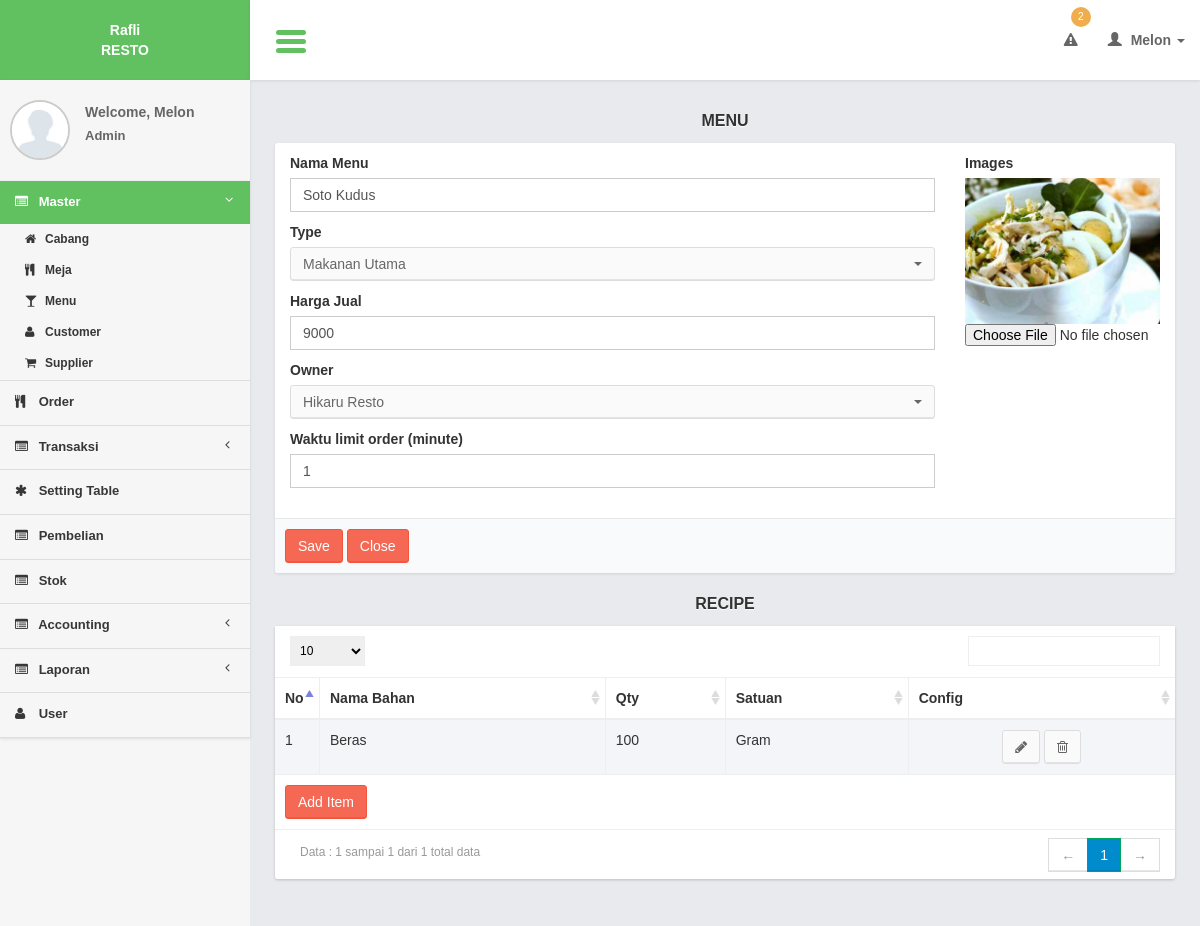
Page /controllers/menu.php?page=form&id=1 (signed in) on the committed database.
### tables this page shows
CREATE TABLE `menus` (
  `menu_id` int(11) NOT NULL,
  `menu_type_id` int(11) NOT NULL,
  `menu_name` varchar(100) NOT NULL,
  `menu_original_price` int(11) NOT NULL,
  `menu_margin_price` int(11) NOT NULL,
  `menu_price` int(11) NOT NULL,
  `menu_img` text NOT NULL,
  `partner_id` int(11) NOT NULL,
  `out_time` varchar(10) NOT NULL
);

CREATE TABLE `menu_types` (
  `menu_type_id` int(11) NOT NULL,
  `menu_type_name` varchar(100) NOT NULL
);

CREATE TABLE `partners` (
  `partner_id` int(11) NOT NULL,
  `partner_name` varchar(100) NOT NULL
);

CREATE TABLE `menu_recipes` (
  `menu_recipe_id` int(11) NOT NULL,
  `menu_id` int(11) NOT NULL,
  `item_id` int(11) NOT NULL,
  `item_qty` int(11) NOT NULL
);

CREATE TABLE `items` (
  `item_id` int(11) NOT NULL,
  `item_name` varchar(100) NOT NULL,
  `unit_id` int(11) NOT NULL,
  `item_limit` int(11) NOT NULL
);

CREATE TABLE `units` (
  `unit_id` int(11) NOT NULL,
  `unit_name` varchar(20) NOT NULL
);

### models/menu_model.php (called while the page is built, shortened)
<?php
function select_menu_type(){
	$query = mysql_query("select * from menu_types order by menu_type_id");
	return $query;
}
function select_partner(){
	$query = mysql_query("select * from partners order by partner_id");
	return $query;
}
function select_recipe($menu_id){
	$query = mysql_query("select a.*, b.item_name, c.unit_name
							from menu_recipes a
							join items b on b.item_id = a.item_id
							join units c on c.unit_id = b.unit_id
							where menu_id = $menu_id order by menu_recipe_id");
	return $query;
}
function read_id($id){
	$query = mysql_query("select *
			from menus
			where menu_id = '$id'");
	$result = mysql_fetch_object($query);
	return $result;
}
?>

### views/menu/form.php (the view, shortened to what this page needs)
           <section class="content">
               <div class="row">
                   <div class="col-md-12">
                     <div class="title_page"> <?= $title ?></div>
                        <form action="<?= $action?>" method="post" enctype="multipart/form-data" role="form">
                       <div class="box box-cokelat">
                           <div class="box-body">
                                   <div class="col-md-9">
                                   <div class="form-group">
                                       <label>Nama Menu</label>
                                       <input required type="text" name="i_name" class="form-control" placeholder="Masukkan nama menu ..." value="<?= $row->menu_name ?>"/>
                                   </div>
                                   <div class="form-group">
                                     <label>Type</label>
                                      <?php
                                      while($r_type = mysql_fetch_array($query_menu_type)){
					   ?>
                                        <option value="<?= $r_type['menu_type_id'] ?>" <?php if($row->menu_type_id == $r_type['menu_type_id']){ ?> selected="selected"<?php } ?>><?= $r_type['menu_type_name']?></option>
                                        <?php
					   }
						 ?>
                             		</div>
                                     <div class="form-group">
                                       <label>Harga Jual</label>
                                       <input required type="number" name="i_price" class="form-control" placeholder="Masukkan harga ..." value="<?= $row->menu_price ?>"/>
                                   </div>
                                     <div class="form-group">
                                     <label>Owner</label>
                                      <?php
                                      while($r_partner = mysql_fetch_array($query_partner)){
					   ?>
                                        <option value="<?= $r_partner['partner_id'] ?>" <?php if($row->partner_id == $r_partner['partner_id']){ ?> selected="selected"<?php } ?>><?= $r_partner['partner_name']?></option>
                                        <?php
					   }
						 ?>
                             		</div>
                                   <div class="form-group">
                                       <label>Waktu limit order (minute)</label>
                                       <input required type="number" name="i_out_time" class="form-control" placeholder="Masukkan waktu limit order ..." value="<?= $row->out_time ?>"/>
                                   </div>
                                   </div>
                                   <div class="col-md-3">
                                    <div class="form-group">
                                    <label>Images</label>
                                     <?php
                                   if($id){
						 $gambar = ($row->menu_img) ? $row->menu_img : "default.jpg";
					?>
                                   <br />
                                   <img src="<?= "../img/menu/".$gambar ?>" style="width:100%;"/>
                                   <?php
					}
					?>
                                      <input type="file" name="i_img" id="i_img" />
                                   </div>
                                   </div>
                           </div>
                             <div class="box-footer">
                           <input class="btn btn-danger" type="submit" value="Save"/>
                           <a href="<?= $close_button?>" class="btn btn-danger" >Close</a>
                        </div>
                       </div>
                  </form>
                   </div>
               </div>
               <?php
               if($id){
?>
                <div class="row">
                   <div class="col-xs-12">
                        <div class="title_page"> Recipe</div>
                       <div class="box">
                           <div class="box-body2 table-responsive">
                               <table id="example1" class="table table-bordered table-striped">
                                   <thead>
                                       <tr>
                                       <th width="5%">No</th>
                                           <th>Nama Bahan</th>
                                           <th>Qty</th>
                                             <th>Satuan</th>
                                              <th>Config</th>
                                       </tr>
                                   </thead>
                                   <tbody>
                                       <?php
                                      $no = 1;
                                       while($row_recipe = mysql_fetch_array($query_recipe)){
                                       ?>
                                       <tr>
                                       <td><?= $no?></td>
                                          <td><?= $row_recipe['item_name']?></td>
                                           <td><?= $row_recipe['item_qty']?></td>
                                           <td><?= ($row_recipe['unit_name'])?></td>
                                         <td style="text-align:center;">
                                               <a href="menu.php?page=form_item&id=<?= $row_recipe['menu_recipe_id']?>&menu_id=<?= $row->menu_id ?>" class="btn btn-default" ><i class="fa fa-pencil"></i></a>
                                               <a href="javascript:void(0)" onclick="confirm_delete(<?= $row_recipe['menu_recipe_id']; ?>,'menu.php?page=delete_item&menu_id=<?= $row->menu_id ?>&id=')" class="btn btn-default" ><i class="fa fa-trash-o"></i></a>
                                           </td>
                                       </tr>
                                       <?php
						$no++;
                                       }
                                       ?>
                                   </tbody>
                                     <tfoot>
                                       <tr>
                                           <td colspan="5"><a href="<?= $add_button_item ?>" class="btn btn-danger " >Add Item</a></td>
                                       </tr>
                                   </tfoot>
                               </table>
                           </div>
                       </div>
                   </div>
               </div>
               <?php
}
?>
           </section>

### css/AdminLTE.css (style rules this page uses)
html { font-family: 'Source Sans Pro', sans-serif; -webkit-font-smoothing: antialiased; min-height: 100%; background: #E9EAED; }
body { font-family: 'Source Sans Pro', sans-serif; -webkit-font-smoothing: antialiased; min-height: 100%; }
a { color: #3c8dbc; }
.content { padding: 30px 10px; }
img { max-width: 100%important; }
.table-striped > tbody > tr:nth-child(odd), .table-striped > tbody > tr:nth-child(odd) { background:#F3F5F9; }
.form-control { -webkit-border-radius: 0px !important; -moz-border-radius: 0px !important; border-radius: 0px !important; box-shadow: none; }
.box { position: relative; margin-bottom: 20px; -webkit-border-radius: 3px; -moz-border-radius: 3px; border-radius: 3px !important; width: 100%; background:#fff; box-shadow: 0 1px 3px rgba(0, 0, 0, 0.1); }
.box .box-body { padding-top:10px; -webkit-border-top-left-radius: 0; -webkit-border-top-right-radius: 0; -webkit-border-bottom-right-radius: 3px; -webkit-border-bottom-left-radius: 3px; -moz-border-radius-topleft: 0; -moz-border-radius-topright: 0; -moz-border-radius-bottomright: 3px; -moz-border-radius-bottomleft: 3px; border-top-left-radius: 0; border-top-right-radius: 0; border-bottom-right-radius: 3px; border-bottom-left-radius: 3px; border-radius:3px; padding-bottom:20px; }
.box .box-body2 { background:#fff; -webkit-border-top-left-radius: 0; -webkit-border-top-right-radius: 0; -webkit-border-bottom-right-radius: 3px; -webkit-border-bottom-left-radius: 3px; -moz-border-radius-topleft: 0; -moz-border-radius-topright: 0; -moz-border-radius-bottomright: 3px; -moz-border-radius-bottomleft: 3px; border-top-left-radius: 0; border-top-right-radius: 0; border-bottom-right-radius: 3px; border-bottom-left-radius: 3px; box-shadow: 0 1px 3px rgba(0, 0, 0, 0.1); }
.box .box-footer { border-top: 1px solid #e8e8e8; -webkit-border-top-left-radius: 0; -webkit-border-top-right-radius: 0; -webkit-border-bottom-right-radius: 3px; -webkit-border-bottom-left-radius: 3px; -moz-border-radius-topleft: 0; -moz-border-radius-topright: 0; -moz-border-radius-bottomright: 3px; -moz-border-radius-bottomleft: 3px; border-top-left-radius: 0; border-top-right-radius: 0; border-bottom-right-radius: 3px; border-bottom-left-radius: 3px; background:#F9FAFC; padding: 10px; }
.btn { font-weight: 500; -webkit-border-radius: 3px; -moz-border-radius: 3px; border-radius: 3px; border: 1px solid transparent; -webkit-box-shadow: inset 0px -2px 0px 0px rgba(0, 0, 0, 0.09); -moz-box-shadow: inset 0px -2px 0px 0px rgba(0, 0, 0, 0.09); box-shadow: inset 0px -1px 0px 0px rgba(0, 0, 0, 0.09); }
.btn.btn-default { background-color: #fafafa; color: #666; border-color: #ddd; border-bottom-color: #ddd; }
.btn.btn-danger { background-color: #f56954; border-color: #f4543c; }
.title_page { font-size:medium; text-align:center; font-weight:bold; margin-bottom:10px; text-shadow: 0 1px 1px #ffffff; text-transform:uppercase; }

### css/tooltip/tooltip-classic.css (style rules this page uses)
html, body { margin:0; height:100%; }

### rows in the picture
menus: i_name "Soto Kudus", i_price "9000", i_out_time "1", menu_img (picture)
menu_types: menu_type_name "Makanan Utama"
partners: partner_name "Hikaru Resto"
menu_recipes: item.item_name "Beras", item_qty "100", units.unit_name "Gram"

### other values in the picture
count_stock_limit() "2"
$user_data[0] "Melon"
$user_data[1] "Admin"
$title "MENU"
